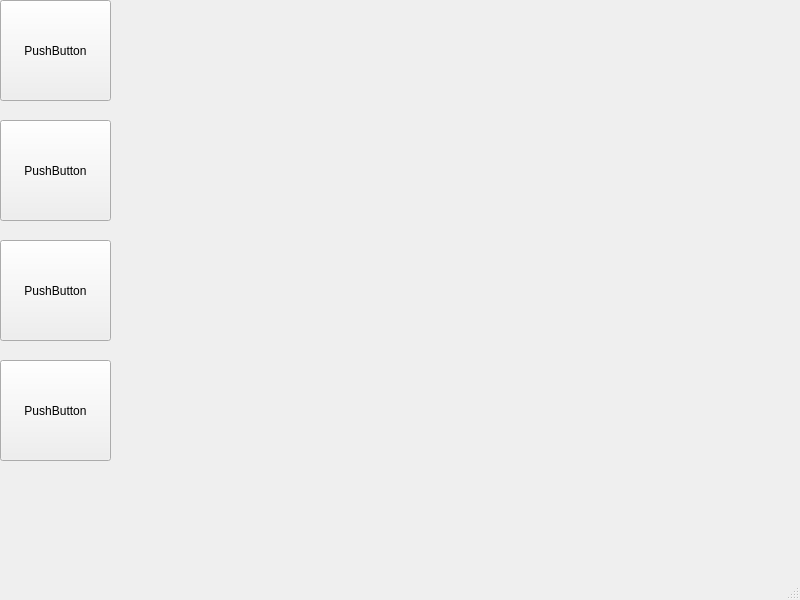
<?xml version="1.0" encoding="UTF-8"?>
<ui version="4.0">
 <class>MainWindow</class>
 <widget class="QMainWindow" name="MainWindow">
  <property name="geometry">
   <rect>
    <x>0</x>
    <y>0</y>
    <width>800</width>
    <height>600</height>
   </rect>
  </property>
  <property name="windowTitle">
   <string>MainWindow</string>
  </property>
  <widget class="QWidget" name="centralwidget">
   <widget class="QPushButton" name="pushButton_2">
    <property name="geometry">
     <rect>
      <x>0</x>
      <y>120</y>
      <width>111</width>
      <height>101</height>
     </rect>
    </property>
    <property name="text">
     <string>PushButton</string>
    </property>
   </widget>
   <widget class="QPushButton" name="pushButton_3">
    <property name="geometry">
     <rect>
      <x>0</x>
      <y>240</y>
      <width>111</width>
      <height>101</height>
     </rect>
    </property>
    <property name="text">
     <string>PushButton</string>
    </property>
   </widget>
   <widget class="QPushButton" name="pushButton_4">
    <property name="geometry">
     <rect>
      <x>0</x>
      <y>0</y>
      <width>111</width>
      <height>101</height>
     </rect>
    </property>
    <property name="text">
     <string>PushButton</string>
    </property>
   </widget>
   <widget class="QPushButton" name="pushButton_5">
    <property name="geometry">
     <rect>
      <x>0</x>
      <y>360</y>
      <width>111</width>
      <height>101</height>
     </rect>
    </property>
    <property name="text">
     <string>PushButton</string>
    </property>
   </widget>
  </widget>
  <widget class="QMenuBar" name="menubar">
   <property name="geometry">
    <rect>
     <x>0</x>
     <y>0</y>
     <width>800</width>
     <height>33</height>
    </rect>
   </property>
  </widget>
  <widget class="QStatusBar" name="statusbar"/>
 </widget>
 <resources/>
 <connections/>
</ui>
